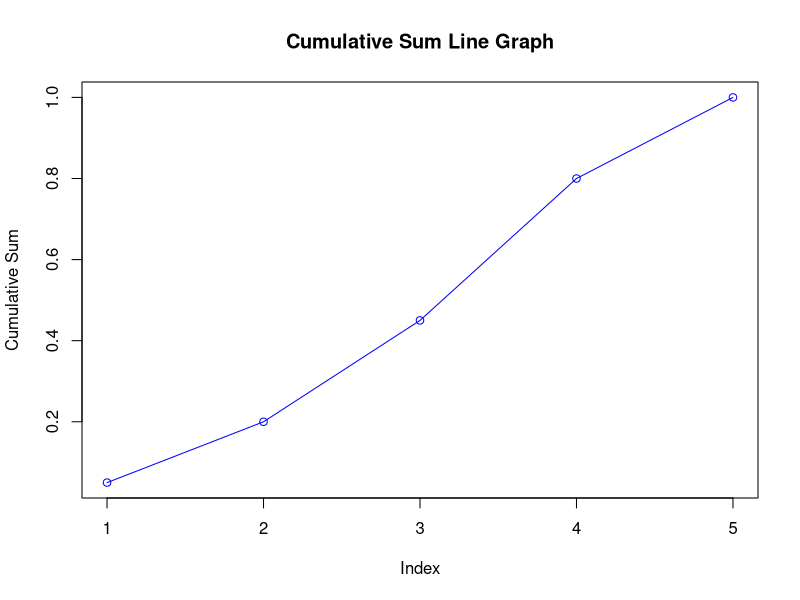

The R script that drew this image:
# Probability values
prob_values <- c(0.05, 0.15, 0.25, 0.35, 0.20)

# Compute cumulative sum
cumulative_sum <- cumsum(prob_values)
cumulative_sum

# Plot cumulative sum as line graph
plot(cumulative_sum, type = "o", col = "blue",
     xlab = "Index", ylab = "Cumulative Sum",
     main = "Cumulative Sum Line Graph")
